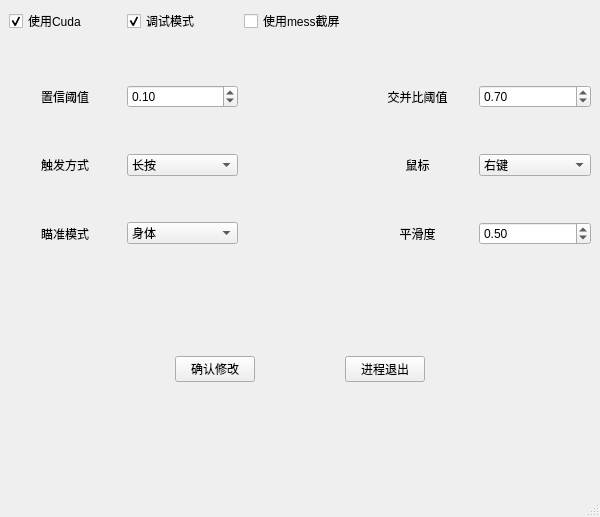
<?xml version="1.0" encoding="UTF-8"?>
<ui version="4.0">
 <class>MainWindow</class>
 <widget class="QMainWindow" name="MainWindow">
  <property name="windowModality">
   <enum>Qt::NonModal</enum>
  </property>
  <property name="geometry">
   <rect>
    <x>0</x>
    <y>0</y>
    <width>600</width>
    <height>517</height>
   </rect>
  </property>
  <property name="maximumSize">
   <size>
    <width>600</width>
    <height>800</height>
   </size>
  </property>
  <property name="windowTitle">
   <string>MainWindow</string>
  </property>
  <widget class="QWidget" name="centralwidget">
   <layout class="QHBoxLayout" name="horizontalLayout_4">
    <item>
     <layout class="QVBoxLayout" name="verticalLayout_2">
      <item>
       <layout class="QGridLayout" name="gridLayout">
        <item row="2" column="1">
         <widget class="QDoubleSpinBox" name="value_belive">
          <property name="singleStep">
           <double>0.100000000000000</double>
          </property>
          <property name="value">
           <double>0.100000000000000</double>
          </property>
         </widget>
        </item>
        <item row="6" column="1">
         <widget class="QComboBox" name="aim_mode">
          <item>
           <property name="text">
            <string>身体</string>
           </property>
          </item>
          <item>
           <property name="text">
            <string>头</string>
           </property>
          </item>
         </widget>
        </item>
        <item row="6" column="0">
         <widget class="QLabel" name="label_5">
          <property name="text">
           <string>瞄准模式</string>
          </property>
          <property name="alignment">
           <set>Qt::AlignCenter</set>
          </property>
         </widget>
        </item>
        <item row="2" column="4">
         <widget class="QLabel" name="label">
          <property name="text">
           <string>交并比阈值</string>
          </property>
          <property name="alignment">
           <set>Qt::AlignCenter</set>
          </property>
         </widget>
        </item>
        <item row="4" column="0">
         <widget class="QLabel" name="label_4">
          <property name="text">
           <string>触发方式</string>
          </property>
          <property name="alignment">
           <set>Qt::AlignCenter</set>
          </property>
         </widget>
        </item>
        <item row="2" column="5">
         <widget class="QDoubleSpinBox" name="iou">
          <property name="singleStep">
           <double>0.100000000000000</double>
          </property>
          <property name="value">
           <double>0.700000000000000</double>
          </property>
         </widget>
        </item>
        <item row="1" column="0">
         <spacer name="verticalSpacer_3">
          <property name="orientation">
           <enum>Qt::Vertical</enum>
          </property>
          <property name="sizeHint" stdset="0">
           <size>
            <width>20</width>
            <height>40</height>
           </size>
          </property>
         </spacer>
        </item>
        <item row="3" column="0">
         <spacer name="verticalSpacer_4">
          <property name="orientation">
           <enum>Qt::Vertical</enum>
          </property>
          <property name="sizeHint" stdset="0">
           <size>
            <width>20</width>
            <height>40</height>
           </size>
          </property>
         </spacer>
        </item>
        <item row="0" column="2">
         <widget class="QCheckBox" name="mess">
          <property name="text">
           <string>使用mess截屏</string>
          </property>
         </widget>
        </item>
        <item row="0" column="0">
         <widget class="QCheckBox" name="cuda">
          <property name="sizePolicy">
           <sizepolicy hsizetype="Minimum" vsizetype="Fixed">
            <horstretch>0</horstretch>
            <verstretch>0</verstretch>
           </sizepolicy>
          </property>
          <property name="text">
           <string>使用Cuda</string>
          </property>
          <property name="checked">
           <bool>true</bool>
          </property>
          <property name="tristate">
           <bool>false</bool>
          </property>
         </widget>
        </item>
        <item row="0" column="1">
         <widget class="QCheckBox" name="debug">
          <property name="text">
           <string>调试模式</string>
          </property>
          <property name="checked">
           <bool>true</bool>
          </property>
         </widget>
        </item>
        <item row="6" column="4">
         <widget class="QLabel" name="label_6">
          <property name="toolTip">
           <string>范围0~10,建议1</string>
          </property>
          <property name="text">
           <string>平滑度</string>
          </property>
          <property name="alignment">
           <set>Qt::AlignCenter</set>
          </property>
         </widget>
        </item>
        <item row="2" column="0">
         <widget class="QLabel" name="label_2">
          <property name="text">
           <string>置信阈值</string>
          </property>
          <property name="alignment">
           <set>Qt::AlignCenter</set>
          </property>
          <property name="wordWrap">
           <bool>true</bool>
          </property>
         </widget>
        </item>
        <item row="4" column="4">
         <widget class="QLabel" name="label_3">
          <property name="text">
           <string>鼠标</string>
          </property>
          <property name="alignment">
           <set>Qt::AlignCenter</set>
          </property>
         </widget>
        </item>
        <item row="4" column="1">
         <widget class="QComboBox" name="plan">
          <item>
           <property name="text">
            <string>长按</string>
           </property>
          </item>
          <item>
           <property name="text">
            <string>切换</string>
           </property>
          </item>
         </widget>
        </item>
        <item row="4" column="5">
         <widget class="QComboBox" name="mouse">
          <item>
           <property name="text">
            <string>右键</string>
           </property>
          </item>
          <item>
           <property name="text">
            <string>左键</string>
           </property>
          </item>
         </widget>
        </item>
        <item row="5" column="0">
         <spacer name="verticalSpacer_5">
          <property name="orientation">
           <enum>Qt::Vertical</enum>
          </property>
          <property name="sizeHint" stdset="0">
           <size>
            <width>20</width>
            <height>40</height>
           </size>
          </property>
         </spacer>
        </item>
        <item row="6" column="5">
         <widget class="QDoubleSpinBox" name="smooth">
          <property name="maximum">
           <double>10.990000000000000</double>
          </property>
          <property name="singleStep">
           <double>0.100000000000000</double>
          </property>
          <property name="value">
           <double>0.500000000000000</double>
          </property>
         </widget>
        </item>
        <item row="1" column="4">
         <widget class="QLabel" name="label_7">
          <property name="text">
           <string/>
          </property>
         </widget>
        </item>
       </layout>
      </item>
      <item>
       <spacer name="verticalSpacer">
        <property name="orientation">
         <enum>Qt::Vertical</enum>
        </property>
        <property name="sizeHint" stdset="0">
         <size>
          <width>20</width>
          <height>40</height>
         </size>
        </property>
       </spacer>
      </item>
      <item>
       <layout class="QHBoxLayout" name="horizontalLayout">
        <item>
         <spacer name="horizontalSpacer">
          <property name="orientation">
           <enum>Qt::Horizontal</enum>
          </property>
          <property name="sizeHint" stdset="0">
           <size>
            <width>40</width>
            <height>20</height>
           </size>
          </property>
         </spacer>
        </item>
        <item>
         <spacer name="horizontalSpacer_4">
          <property name="orientation">
           <enum>Qt::Horizontal</enum>
          </property>
          <property name="sizeHint" stdset="0">
           <size>
            <width>40</width>
            <height>20</height>
           </size>
          </property>
         </spacer>
        </item>
        <item>
         <widget class="QPushButton" name="pushButton">
          <property name="text">
           <string>确认修改</string>
          </property>
         </widget>
        </item>
        <item>
         <spacer name="horizontalSpacer_3">
          <property name="orientation">
           <enum>Qt::Horizontal</enum>
          </property>
          <property name="sizeHint" stdset="0">
           <size>
            <width>40</width>
            <height>20</height>
           </size>
          </property>
         </spacer>
        </item>
        <item>
         <widget class="QPushButton" name="exit_btn">
          <property name="text">
           <string>进程退出</string>
          </property>
         </widget>
        </item>
        <item>
         <spacer name="horizontalSpacer_2">
          <property name="orientation">
           <enum>Qt::Horizontal</enum>
          </property>
          <property name="sizeHint" stdset="0">
           <size>
            <width>40</width>
            <height>20</height>
           </size>
          </property>
         </spacer>
        </item>
        <item>
         <spacer name="horizontalSpacer_5">
          <property name="orientation">
           <enum>Qt::Horizontal</enum>
          </property>
          <property name="sizeHint" stdset="0">
           <size>
            <width>40</width>
            <height>20</height>
           </size>
          </property>
         </spacer>
        </item>
       </layout>
      </item>
      <item>
       <spacer name="verticalSpacer_2">
        <property name="orientation">
         <enum>Qt::Vertical</enum>
        </property>
        <property name="sizeHint" stdset="0">
         <size>
          <width>20</width>
          <height>40</height>
         </size>
        </property>
       </spacer>
      </item>
     </layout>
    </item>
   </layout>
  </widget>
  <widget class="QStatusBar" name="statusbar"/>
 </widget>
 <resources/>
 <connections>
  <connection>
   <sender>MainWindow</sender>
   <signal>destroyed()</signal>
   <receiver>exit_btn</receiver>
   <slot>click()</slot>
   <hints>
    <hint type="sourcelabel">
     <x>230</x>
     <y>146</y>
    </hint>
    <hint type="destinationlabel">
     <x>299</x>
     <y>244</y>
    </hint>
   </hints>
  </connection>
 </connections>
</ui>
